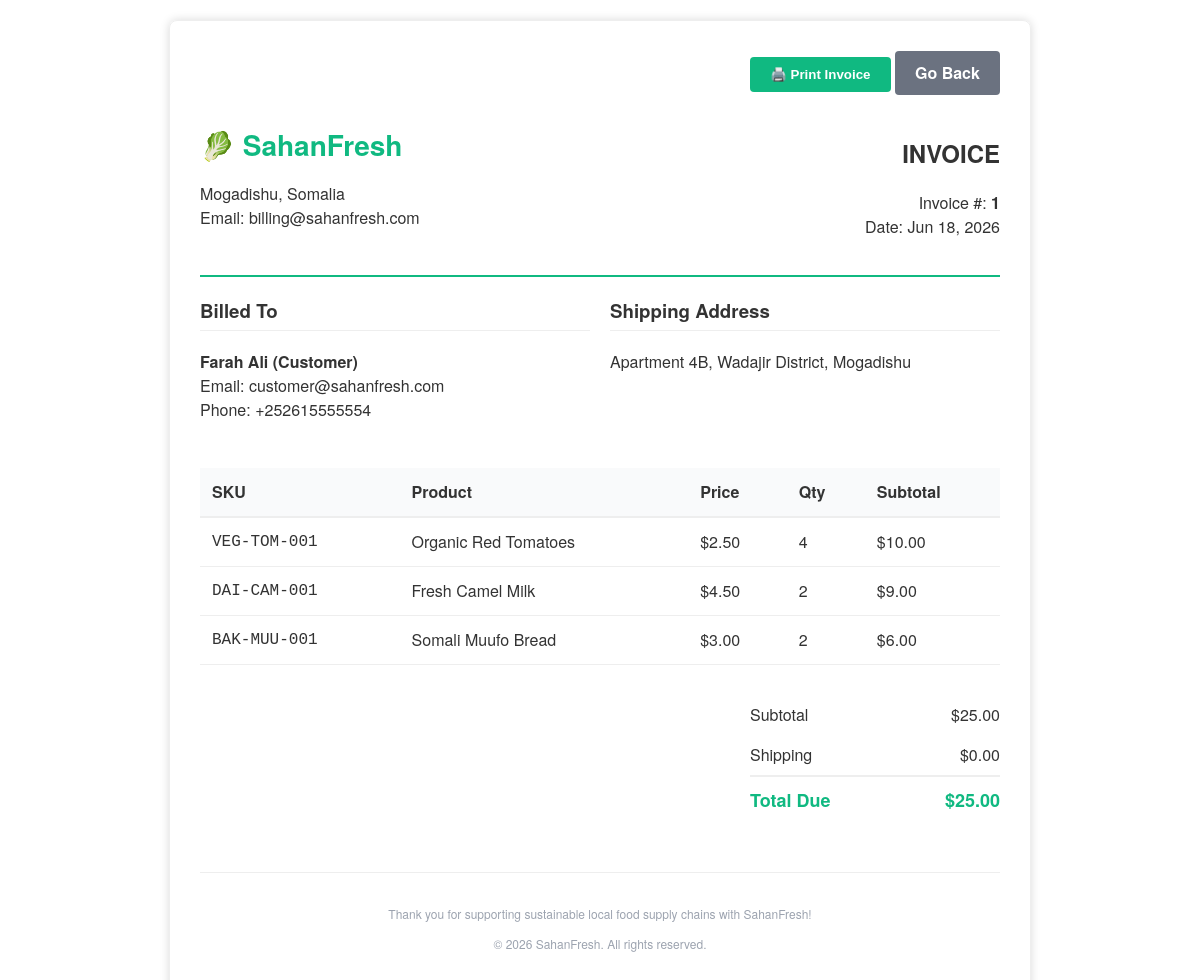
The page /orders/invoice.php?id=1 (signed in) on the database its author committed.
### tables this page shows
CREATE TABLE IF NOT EXISTS `orders` (
  `id` INT AUTO_INCREMENT PRIMARY KEY,
  `customer_id` INT NOT NULL,
  `total_amount` DECIMAL(10,2) NOT NULL DEFAULT 0.00,
  `status` ENUM('pending', 'paid', 'approved', 'assigned', 'out_for_delivery', 'delivered', 'cancelled') DEFAULT 'pending',
  `payment_status` ENUM('pending', 'paid', 'refunded') DEFAULT 'pending',
  `shipping_address` TEXT NOT NULL,
  `driver_id` INT DEFAULT NULL,
  `delivery_notes` TEXT DEFAULT NULL,
  `created_at` TIMESTAMP DEFAULT CURRENT_TIMESTAMP,
  `updated_at` TIMESTAMP DEFAULT CURRENT_TIMESTAMP ON UPDATE CURRENT_TIMESTAMP,
  FOREIGN KEY (`customer_id`) REFERENCES `users` (`id`) ON DELETE CASCADE,
  FOREIGN KEY (`driver_id`) REFERENCES `users` (`id`) ON DELETE SET NULL
);

CREATE TABLE IF NOT EXISTS `users` (
  `id` INT AUTO_INCREMENT PRIMARY KEY,
  `name` VARCHAR(100) NOT NULL,
  `email` VARCHAR(100) NOT NULL UNIQUE,
  `password` VARCHAR(255) NOT NULL,
  `role` ENUM('admin', 'supplier', 'customer', 'driver') NOT NULL,
  `phone` VARCHAR(20) DEFAULT NULL,
  `address` TEXT DEFAULT NULL,
  `created_at` TIMESTAMP DEFAULT CURRENT_TIMESTAMP,
  `updated_at` TIMESTAMP DEFAULT CURRENT_TIMESTAMP ON UPDATE CURRENT_TIMESTAMP
);

CREATE TABLE IF NOT EXISTS `order_items` (
  `id` INT AUTO_INCREMENT PRIMARY KEY,
  `order_id` INT NOT NULL,
  `product_id` INT NOT NULL,
  `quantity` INT NOT NULL,
  `price` DECIMAL(10,2) NOT NULL,
  `created_at` TIMESTAMP DEFAULT CURRENT_TIMESTAMP,
  FOREIGN KEY (`order_id`) REFERENCES `orders` (`id`) ON DELETE CASCADE,
  FOREIGN KEY (`product_id`) REFERENCES `products` (`id`) ON DELETE CASCADE
);

CREATE TABLE IF NOT EXISTS `products` (
  `id` INT AUTO_INCREMENT PRIMARY KEY,
  `category_id` INT NOT NULL,
  `supplier_id` INT DEFAULT NULL,
  `name` VARCHAR(150) NOT NULL,
  `description` TEXT DEFAULT NULL,
  `price` DECIMAL(10,2) NOT NULL,
  `sku` VARCHAR(50) NOT NULL UNIQUE,
  `image_url` VARCHAR(255) DEFAULT NULL,
  `created_at` TIMESTAMP DEFAULT CURRENT_TIMESTAMP,
  FOREIGN KEY (`category_id`) REFERENCES `categories` (`id`) ON DELETE CASCADE,
  FOREIGN KEY (`supplier_id`) REFERENCES `users` (`id`) ON DELETE SET NULL
);

### orders/invoice.php (the view, shortened to what this page needs)
<?php
require_once __DIR__ . '/../config/database.php';
$orderId = (int)($_GET['id'] ?? 0);
$stmt = $conn->prepare("SELECT o.*, u.name as customer_name, u.email as customer_email, u.phone as customer_phone
                        FROM orders o
                        JOIN users u ON o.customer_id = u.id
                        WHERE o.id = ?");
$stmt->execute([$orderId]);
$order = $stmt->fetch(PDO::FETCH_ASSOC);
$itemsStmt = $conn->prepare("SELECT oi.*, p.name as product_name, p.sku FROM order_items oi JOIN products p ON oi.product_id = p.id WHERE oi.order_id = ?");
$itemsStmt->execute([$orderId]);
$items = $itemsStmt->fetchAll(PDO::FETCH_ASSOC);
?>
<!DOCTYPE html>
<html lang="en">
<head>
</head>
<body>
    <div class="invoice-box">
        <div class="no-print" style="margin-bottom: 20px; text-align: right;">
            <button onclick="window.print()" class="print-btn">🖨️ Print Invoice</button>
            <a href="javascript:window.history.back()" class="print-btn" style="background:#6b7280;">Go Back</a>
        </div>
        <div class="invoice-header">
            <div>
                <h1>🥬 SahanFresh</h1>
                <p>Mogadishu, Somalia<br>Email: billing@sahanfresh.com</p>
            </div>
            <div style="text-align: right;">
                <h2>INVOICE</h2>
                <p>Invoice #: <strong><?php echo $orderId; ?></strong><br>Date: <?php echo date('M j, Y', strtotime($order['created_at'])); ?></p>
            </div>
        </div>
        <div class="invoice-details">
            <div>
                <h3>Billed To</h3>
                <p>
                    <strong><?php echo htmlspecialchars($order['customer_name']); ?></strong><br>
                    Email: <?php echo htmlspecialchars($order['customer_email']); ?><br>
                    Phone: <?php echo htmlspecialchars($order['customer_phone'] ?? 'N/A'); ?>
                </p>
            </div>
            <div>
                <h3>Shipping Address</h3>
                <p><?php echo nl2br(htmlspecialchars($order['shipping_address'])); ?></p>
            </div>
        </div>
        <table>
            <thead>
                <tr>
                    <th>SKU</th>
                    <th>Product</th>
                    <th>Price</th>
                    <th>Qty</th>
                    <th>Subtotal</th>
                </tr>
            </thead>
            <tbody>
                <?php foreach ($items as $item): ?>
                <tr>
                    <td style="font-family: monospace;"><?php echo htmlspecialchars($item['sku']); ?></td>
                    <td><?php echo htmlspecialchars($item['product_name']); ?></td>
                    <td>$<?php echo number_format($item['price'], 2); ?></td>
                    <td><?php echo $item['quantity']; ?></td>
                    <td>$<?php echo number_format($item['price'] * $item['quantity'], 2); ?></td>
                </tr>
                <?php endforeach; ?>
            </tbody>
        </table>
        <div style="overflow: hidden;">
            <div class="totals">
                <div class="totals-row">
                    <span>Subtotal</span>
                    <span>$<?php echo number_format($order['total_amount'], 2); ?></span>
                </div>
                <div class="totals-row">
                    <span>Shipping</span>
                    <span>$0.00</span>
                </div>
                <div class="totals-row grand">
                    <span>Total Due</span>
                    <span>$<?php echo number_format($order['total_amount'], 2); ?></span>
                </div>
            </div>
        </div>
        <div class="footer">
            <p>Thank you for supporting sustainable local food supply chains with SahanFresh!</p>
            <p>&copy; <?php echo date('Y'); ?> SahanFresh. All rights reserved.</p>
        </div>
    </div>
</body>
</html>

### orders/invoice.php (style rules this page uses)
body { font-family: 'Helvetica Neue', Helvetica, Arial, sans-serif; color: #333; margin: 0; padding: 20px; line-height: 1.5; background: #fff; }
.invoice-box { max-width: 800px; margin: auto; padding: 30px; border: 1px solid #eee; box-shadow: 0 0 10px rgba(0, 0, 0, .15); font-size: 16px; border-radius: 8px; }
.invoice-header { display: flex; justify-content: space-between; align-items: center; border-bottom: 2px solid var(--primary, #10b981); padding-bottom: 20px; margin-bottom: 20px; }
.invoice-header h1 { margin: 0; color: #10b981; font-size: 28px; }
.invoice-details { display: grid; grid-template-columns: 1fr 1fr; gap: 20px; margin-bottom: 30px; }
.invoice-details h3 { margin-top: 0; border-bottom: 1px solid #eee; padding-bottom: 5px; }
table { width: 100%; border-collapse: collapse; text-align: left; margin-bottom: 30px; }
th { background: #f9fafb; padding: 12px; border-bottom: 2px solid #eee; font-weight: bold; }
td { padding: 12px; border-bottom: 1px solid #eee; }
.totals { float: right; width: 250px; }
.totals-row { display: flex; justify-content: space-between; padding: 8px 0; }
.totals-row.grand { font-weight: bold; font-size: 18px; border-top: 2px solid #eee; padding-top: 10px; color: #10b981; }
.footer { text-align: center; color: #9ca3af; font-size: 12px; margin-top: 50px; border-top: 1px solid #eee; padding-top: 20px; }
.print-btn { background: #10b981; color: white; padding: 10px 20px; border: none; border-radius: 4px; font-weight: bold; cursor: pointer; text-decoration: none; display: inline-block; }

### rows shown on the page
orders: created_at "Jun 18, 2026", customer.name "Farah Ali (Customer)", customer.email "customer@sahanfresh.com", customer.phone "+252615555554", shipping_address "Apartment 4B, Wadajir District, Mogadishu", total_amount "25.00"
order_items: product.sku "VEG-TOM-001", product.name "Organic Red Tomatoes", price "2.50", quantity "4", $item['price'] * $item['quantity'] "10.00"
order_items: product.sku "DAI-CAM-001", product.name "Fresh Camel Milk", price "4.50", quantity "2", $item['price'] * $item['quantity'] "9.00"
order_items: product.sku "BAK-MUU-001", product.name "Somali Muufo Bread", price "3.00", quantity "2", $item['price'] * $item['quantity'] "6.00"

### other values the page prints
$orderId "1"
